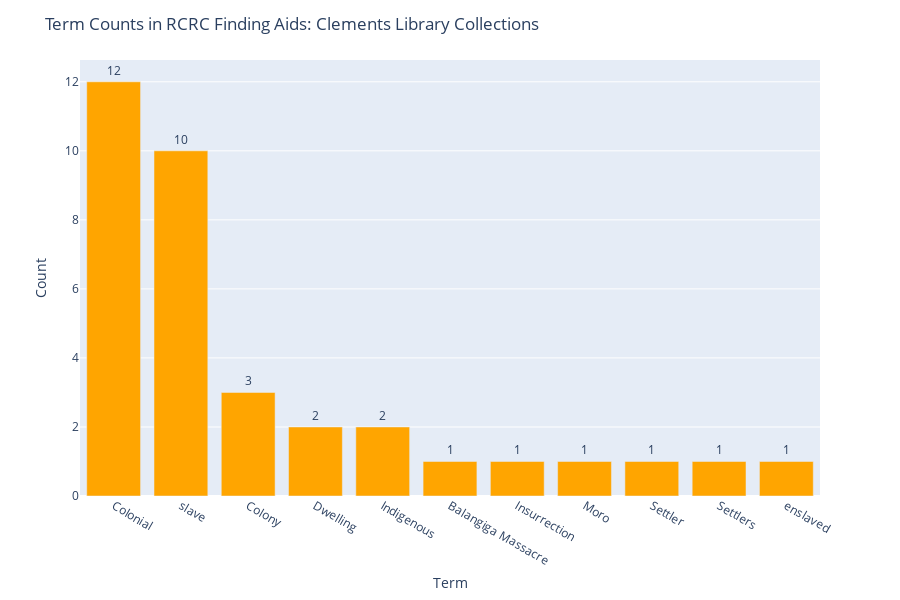

Notebook code for this chart:
### Code cell
# visualization

fig = px.bar(term_frequency.sort_values('Count', ascending=False), x='Term', y='Count', text='Count')
fig.update_traces(textposition='outside', insidetextanchor='middle')
fig.update_layout(title_text="Term Counts in RCRC Finding Aids: Clements Library Collections", xaxis_title_standoff=10, height=600)
fig.update_traces(marker_color='orange')
fig.show()
pio.write_image(fig, 'term_frequency_Clements.png')

### Figure 1 — Plotly figure (JSON) as saved in the notebook; plotly's stock layout.template omitted (floating-point values rounded to 4 significant figures)
{"data": [{"alignmentgroup": "True", "hovertemplate": "Term=%{x}<br>Count=%{text}<extra></extra>", "insidetextanchor": "middle", "legendgroup": "", "marker": {"color": "orange", "pattern": {"shape": ""}}, "name": "", "offsetgroup": "", "orientation": "v", "showlegend": false, "text": [12, 10, 3, 2, 2, 1, 1, 1, 1, 1, 1], "textposition": "outside", "type": "bar", "x": ["Colonial", "slave", "Colony", "Dwelling", "Indigenous", "Balangiga Massacre", "Insurrection", "Moro", "Settler", "Settlers", "enslaved"], "xaxis": "x", "y": [12, 10, 3, 2, 2, 1, 1, 1, 1, 1, 1], "yaxis": "y"}], "layout": {"barmode": "relative", "height": 600, "legend": {"tracegroupgap": 0}, "margin": {"t": 60}, "title": {"text": "Term Counts in RCRC Finding Aids: Clements Library Collections"}, "xaxis": {"anchor": "y", "domain": [0, 1], "title": {"standoff": 10, "text": "Term"}}, "yaxis": {"anchor": "x", "domain": [0, 1], "title": {"text": "Count"}}}}
